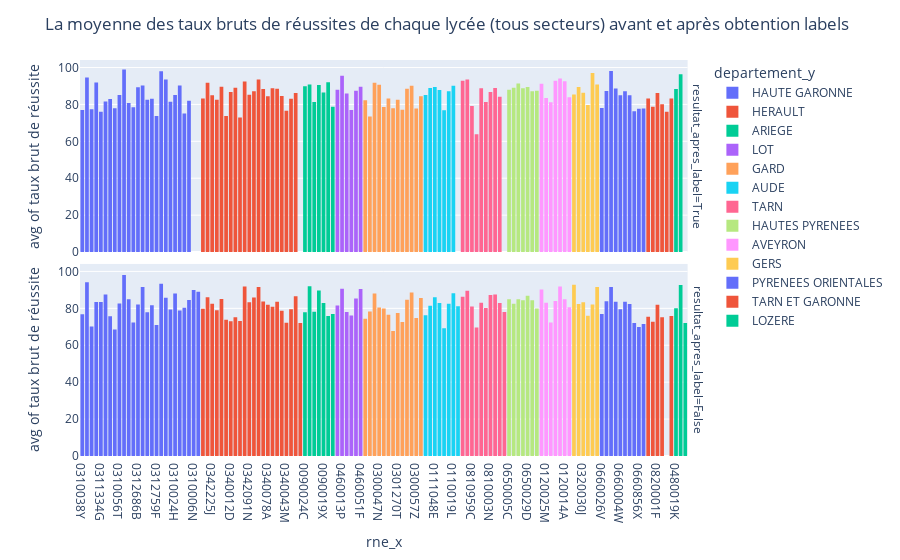

Notebook cell for this chart:
### Code cell
#plotting a histogram 
fig = px.histogram(df_result, x="rne_x", y="taux_brut_de_reussite_total_secteurs", nbins=10, histfunc="avg", color="departement_y", facet_row="resultat_apres_label",
                  labels={"taux_brut_de_reussite_total_secteurs" : "taux brut de réussite"})
fig.update_layout(title_text="La moyenne des taux bruts de réussites de chaque lycée (tous secteurs) avant et après obtention labels")
fig.show()

### Figure 1 — Plotly figure (JSON) as saved in the notebook; plotly's stock layout.template omitted (floating-point values rounded to 4 significant figures; data arrays with more than 128 entries replaced by an {"elided": "..."} marker saying what was removed)
{"data": [{"alignmentgroup": "True", "bingroup": "x", "histfunc": "avg", "hovertemplate": "departement_y=HAUTE GARONNE<br>resultat_apres_label=True<br>rne_x=%{x}<br>avg of taux brut de réussite=%{y}<extra></extra>", "legendgroup": "HAUTE GARONNE", "marker": {"color": "#636efa", "pattern": {"shape": ""}}, "name": "HAUTE GARONNE", "nbinsx": 10, "offsetgroup": "HAUTE GARONNE", "orientation": "v", "showlegend": true, "type": "histogram", "x": {"elided": "143 str values"}, "xaxis": "x2", "y": {"elided": "143 int values"}, "yaxis": "y2"}, {"alignmentgroup": "True", "bingroup": "x", "histfunc": "avg", "hovertemplate": "departement_y=HAUTE GARONNE<br>resultat_apres_label=False<br>rne_x=%{x}<br>avg of taux brut de réussite=%{y}<extra></extra>", "legendgroup": "HAUTE GARONNE", "marker": {"color": "#636efa", "pattern": {"shape": ""}}, "name": "HAUTE GARONNE", "nbinsx": 10, "offsetgroup": "HAUTE GARONNE", "orientation": "v", "showlegend": false, "type": "histogram", "x": {"elided": "356 str values"}, "xaxis": "x", "y": {"elided": "356 int values"}, "yaxis": "y"}, {"alignmentgroup": "True", "bingroup": "x", "histfunc": "avg", "hovertemplate": "departement_y=HERAULT<br>resultat_apres_label=True<br>rne_x=%{x}<br>avg of taux brut de réussite=%{y}<extra></extra>", "legendgroup": "HERAULT", "marker": {"color": "#EF553B", "pattern": {"shape": ""}}, "name": "HERAULT", "nbinsx": 10, "offsetgroup": "HERAULT", "orientation": "v", "showlegend": true, "type": "histogram", "x": {"elided": "236 str values"}, "xaxis": "x2", "y": {"elided": "236 int values"}, "yaxis": "y2"}, {"alignmentgroup": "True", "bingroup": "x", "histfunc": "avg", "hovertemplate": "departement_y=HERAULT<br>resultat_apres_label=False<br>rne_x=%{x}<br>avg of taux brut de réussite=%{y}<extra></extra>", "legendgroup": "HERAULT", "marker": {"color": "#EF553B", "pattern": {"shape": ""}}, "name": "HERAULT", "nbinsx": 10, "offsetgroup": "HERAULT", "orientation": "v", "showlegend": false, "type": "histogram", "x": {"elided": "498 str values"}, "xaxis": "x", "y": {"elided": "498 int values"}, "yaxis": "y"}, {"alignmentgroup": "True", "bingroup": "x", "histfunc": "avg", "hovertemplate": "departement_y=ARIEGE<br>resultat_apres_label=True<br>rne_x=%{x}<br>avg of taux brut de réussite=%{y}<extra></extra>", "legendgroup": "ARIEGE", "marker": {"color": "#00cc96", "pattern": {"shape": ""}}, "name": "ARIEGE", "nbinsx": 10, "offsetgroup": "ARIEGE", "orientation": "v", "showlegend": true, "type": "histogram", "x": ["0090024C", "0090024C", "0090024C", "0090024C", "0090013R", "0090013R", "0090024C", "0090024C", "0090024C", "0090024C", "0090013R", "0090013R", "0090013R", "0090013R", "0090013R", "0090013R", "0090013R", "0090006H", "0090006H", "0090006H", "0090006H", "0090006H", "0090006H", "0090006H", "0090006H", "0090013R", "0090020Y", "0090020Y", "0090020Y", "0090019X", "0090019X", "0090019X", "0090019X", "0090020Y", "0090019X", "0090015T", "0090019X", "0090003E", "0090003E", "0090003E", "0090003E", "0090003E", "0090003E", "0090003E", "0090003E", "0090003E", "0090003E", "0090003E", "0090003E", "0090003E", "0090019X", "0090019X", "0090019X", "0090019X", "0090019X", "0090019X", "0090019X"], "xaxis": "x2", "y": [80, 79, 96, 96, 92, 89, 96, 96, 80, 96, 89, 92, 92, 92, 89, 92, 89, 80, 90, 68, 82, 90, 68, 90, 82, 92, 95, 87, 85, 87, 86, 88, 87, 95, 81, 92, 86, 91, 91, 76, 75, 69, 76, 91, 69, 69, 75, 76, 91, 75, 87, 88, 86, 88, 87, 86, 86], "yaxis": "y2"}, {"alignmentgroup": "True", "bingroup": "x", "histfunc": "avg", "hovertemplate": "departement_y=ARIEGE<br>resultat_apres_label=False<br>rne_x=%{x}<br>avg of taux brut de réussite=%{y}<extra></extra>", "legendgroup": "ARIEGE", "marker": {"color": "#00cc96", "pattern": {"shape": ""}}, "name": "ARIEGE", "nbinsx": 10, "offsetgroup": "ARIEGE", "orientation": "v", "showlegend": false, "type": "histogram", "x": ["0090024C", "0090024C", "0090024C", "0090024C", "0090024C", "0090024C", "0090024C", "0090024C", "0090024C", "0090024C", "0090024C", "0090024C", "0090024C", "0090024C", "0090024C", "0090024C", "0090024C", "0090024C", "0090024C", "0090024C", "0090024C", "0090013R", "0090013R", "0090024C", "0090006H", "0090006H", "0090006H", "0090006H", "0090006H", "0090006H", "0090006H", "0090006H", "0090006H", "0090006H", "0090006H", "0090006H", "0090006H", "0090006H", "0090006H", "0090006H", "0090006H", "0090006H", "0090006H", "0090006H", "0090006H", "0090006H", "0090020Y", "0090020Y", "0090020Y", "0090020Y", "0090020Y", "0090020Y", "0090019X", "0090019X", "0090019X", "0090019X", "0090019X", "0090019X", "0090019X", "0090020Y", "0090020Y", "0090020Y", "0090020Y", "0090020Y", "0090020Y", "0090020Y", "0090015T", "0090020Y", "0090015T", "0090015T", "0090015T", "0090015T", "0090019X", "0090019X", "0090019X", "0090019X", "0090020Y", "0090019X", "0090020Y", "0090015T", "0090019X", "0090019X", "0090003E", "0090003E", "0090003E", "0090003E", "0090003E", "0090003E", "0090003E", "0090003E", "0090003E", "0090003E", "0090003E", "0090003E", "0090003E", "0090003E", "0090003E", "0090003E", "0090003E", "0090003E", "0090003E", "0090003E", "0090003E", "0090003E", "0090003E", "0090003E", "0090003E", "0090003E", "0090003E", "0090019X", "0090019X", "0090019X", "0090019X", "0090019X", "0090019X", "0090019X", "0090019X", "0090019X", "0090019X", "0090019X", "0090019X", "0090019X"], "xaxis": "x", "y": [78, 86, 83, 72, 76, 65, 83, 76, 79, 78, 86, 65, 72, 83, 65, 72, 76, 86, 78, 79, 96, 92, 92, 80, 79, 75, 87, 69, 75, 79, 83, 77, 82, 68, 87, 69, 83, 69, 75, 79, 83, 77, 80, 80, 87, 77, 100, 94, 85, 88, 91, 91, 90, 75, 84, 81, 86, 86, 88, 82, 85, 82, 100, 94, 85, 88, 86, 91, 52, 79, 64, 89, 90, 78, 75, 84, 91, 85, 87, 85, 78, 85, 75, 84, 83, 80, 73, 75, 69, 69, 76, 75, 69, 69, 75, 84, 83, 80, 73, 75, 84, 83, 80, 73, 69, 84, 83, 80, 73, 84, 90, 86, 81, 85, 75, 78, 81, 85, 90, 84, 75, 78], "yaxis": "y"}, {"alignmentgroup": "True", "bingroup": "x", "histfunc": "avg", "hovertemplate": "departement_y=LOT<br>resultat_apres_label=True<br>rne_x=%{x}<br>avg of taux brut de réussite=%{y}<extra></extra>", "legendgroup": "LOT", "marker": {"color": "#ab63fa", "pattern": {"shape": ""}}, "name": "LOT", "nbinsx": 10, "offsetgroup": "LOT", "orientation": "v", "showlegend": true, "type": "histogram", "x": ["0460032K", "0460013P", "0460013P", "0460013P", "0460032K", "0460032K", "0460013P", "0460013P", "0460013P", "0460032K", "0460032K", "0460032K", "0460032K", "0460032K", "0460013P", "0460013P", "0460493L", "0460493L", "0460493L", "0460493L", "0460493L", "0460028F", "0460028F", "0460028F", "0460028F", "0460028F", "0460493L", "0460493L", "0460493L", "0460493L", "0460493L", "0460493L", "0460493L", "0460493L", "0460028F", "0460028F", "0460529A", "0460529A", "0460529A", "0460529A", "0460028F", "0460529A", "0460028F", "0460529A", "0460529A", "0460529A", "0460529A", "0460529A", "0460529A", "0460529A", "0460529A", "0460051F", "0460051F", "0460051F", "0460051F", "0460028F", "0460028F", "0460028F", "0460028F"], "xaxis": "x2", "y": [92, 90, 100, 97, 75, 92, 97, 97, 100, 89, 87, 89, 87, 92, 93, 90, 65, 82, 89, 96, 90, 83, 79, 62, 86, 79, 96, 65, 82, 96, 89, 96, 89, 82, 79, 86, 88, 91, 89, 89, 62, 89, 79, 74, 85, 88, 91, 89, 85, 88, 91, 81, 95, 91, 91, 86, 79, 79, 62], "yaxis": "y2"}, {"alignmentgroup": "True", "bingroup": "x", "histfunc": "avg", "hovertemplate": "departement_y=LOT<br>resultat_apres_label=False<br>rne_x=%{x}<br>avg of taux brut de réussite=%{y}<extra></extra>", "legendgroup": "LOT", "marker": {"color": "#ab63fa", "pattern": {"shape": ""}}, "name": "LOT", "nbinsx": 10, "offsetgroup": "LOT", "orientation": "v", "showlegend": false, "type": "histogram", "x": {"elided": "141 str values"}, "xaxis": "x", "y": {"elided": "141 int values"}, "yaxis": "y"}, {"alignmentgroup": "True", "bingroup": "x", "histfunc": "avg", "hovertemplate": "departement_y=GARD<br>resultat_apres_label=True<br>rne_x=%{x}<br>avg of taux brut de réussite=%{y}<extra></extra>", "legendgroup": "GARD", "marker": {"color": "#FFA15A", "pattern": {"shape": ""}}, "name": "GARD", "nbinsx": 10, "offsetgroup": "GARD", "orientation": "v", "showlegend": true, "type": "histogram", "x": {"elided": "159 str values"}, "xaxis": "x2", "y": {"elided": "159 int values"}, "yaxis": "y2"}, {"alignmentgroup": "True", "bingroup": "x", "histfunc": "avg", "hovertemplate": "departement_y=GARD<br>resultat_apres_label=False<br>rne_x=%{x}<br>avg of taux brut de réussite=%{y}<extra></extra>", "legendgroup": "GARD", "marker": {"color": "#FFA15A", "pattern": {"shape": ""}}, "name": "GARD", "nbinsx": 10, "offsetgroup": "GARD", "orientation": "v", "showlegend": false, "type": "histogram", "x": {"elided": "341 str values"}, "xaxis": "x", "y": {"elided": "341 int values"}, "yaxis": "y"}, {"alignmentgroup": "True", "bingroup": "x", "histfunc": "avg", "hovertemplate": "departement_y=AUDE<br>resultat_apres_label=True<br>rne_x=%{x}<br>avg of taux brut de réussite=%{y}<extra></extra>", "legendgroup": "AUDE", "marker": {"color": "#19d3f3", "pattern": {"shape": ""}}, "name": "AUDE", "nbinsx": 10, "offsetgroup": "AUDE", "orientation": "v", "showlegend": true, "type": "histogram", "x": ["0110823K", "0110823K", "0110823K", "0110823K", "0110823K", "0110823K", "0110823K", "0110823K", "0110823K", "0110823K", "0110823K", "0110823K", "0110823K", "0110012D", "0110012D", "0110012D", "0110012D", "0111048E", "0111048E", "0111048E", "0111048E", "0111048E", "0111048E", "0111048E", "0110027V", "0110027V", "0110027V", "0110027V", "0110027V", "0110027V", "0110027V", "0110027V", "0110023R", "0110023R", "0110023R", "0110023R", "0110023R", "0110023R", "0110023R", "0110023R", "0110023R", "0110023R", "0110023R", "0110023R", "0110023R", "0110007Y", "0110007Y", "0110007Y", "0110007Y", "0110007Y", "0110007Y", "0110007Y", "0110007Y", "0110007Y", "0110007Y", "0110007Y", "0110007Y", "0110019L", "0110019L", "0110019L", "0110019L", "0110019L", "0110019L", "0110019L", "0110019L", "0110007Y", "0111048E", "0110012D", "0110012D", "0110012D", "0110012D"], "xaxis": "x2", "y": [88, 89, 88, 88, 82, 67, 87, 82, 88, 87, 82, 89, 89, 83, 83, 96, 90, 94, 93, 93, 82, 84, 82, 94, 89, 92, 82, 82, 94, 89, 92, 82, 64, 88, 81, 68, 71, 88, 88, 81, 68, 81, 71, 81, 68, 83, 84, 84, 94, 87, 84, 94, 87, 83, 84, 87, 94, 92, 92, 83, 92, 95, 92, 92, 83, 87, 93, 90, 83, 96, 90], "yaxis": "y2"}, {"alignmentgroup": "True", "bingroup": "x", "histfunc": "avg", "hovertemplate": "departement_y=AUDE<br>resultat_apres_label=False<br>rne_x=%{x}<br>avg of taux brut de réussite=%{y}<extra></extra>", "legendgroup": "AUDE", "marker": {"color": "#19d3f3", "pattern": {"shape": ""}}, "name": "AUDE", "nbinsx": 10, "offsetgroup": "AUDE", "orientation": "v", "showlegend": false, "type": "histogram", "x": {"elided": "139 str values"}, "xaxis": "x", "y": {"elided": "139 int values"}, "yaxis": "y"}, {"alignmentgroup": "True", "bingroup": "x", "histfunc": "avg", "hovertemplate": "departement_y=TARN<br>resultat_apres_label=True<br>rne_x=%{x}<br>avg of taux brut de réussite=%{y}<extra></extra>", "legendgroup": "TARN", "marker": {"color": "#FF6692", "pattern": {"shape": ""}}, "name": "TARN", "nbinsx": 10, "offsetgroup": "TARN", "orientation": "v", "showlegend": true, "type": "histogram", "x": ["0810018E", "0810018E", "0810018E", "0810018E", "0810018E", "0810018E", "0810018E", "0810018E", "0810018E", "0810018E", "0810018E", "0810018E", "0810018E", "0811144D", "0811144D", "0811144D", "0811144D", "0811144D", "0810959C", "0811144D", "0810959C", "0811144D", "0810959C", "0811144D", "0811144D", "0811144D", "0811144D", "0811144D", "0811144D", "0810959C", "0810016C", "0810016C", "0810016C", "0810995S", "0810995S", "0810995S", "0810995S", "0810995S", "0810995S", "0810016C", "0810995S", "0810995S", "0810016C", "0810016C", "0810016C", "0810016C", "0810004P", "0810004P", "0810004P", "0810004P", "0810004P", "0810003N", "0810003N", "0810003N", "0810003N", "0810003N", "0810003N", "0810003N", "0810003N", "0810003N", "0810003N", "0810003N", "0810003N", "0810003N", "0810012Y", "0810012Y", "0810012Y", "0810012Y", "0810012Y", "0810012Y", "0810012Y", "0810012Y", "0810012Y", "0810012Y", "0810012Y", "0810012Y", "0810012Y", "0811324Z", "0811324Z", "0811324Z", "0811324Z", "0811324Z", "0811324Z", "0811324Z", "0811324Z", "0810004P", "0810004P", "0810004P", "0810004P", "0810004P", "0810004P", "0810004P", "0810959C", "0810959C", "0810959C", "0810959C", "0810959C", "0810959C", "0810959C", "0810959C", "0810959C"], "xaxis": "x2", "y": [82, 91, 92, 98, 91, 93, 92, 98, 93, 93, 92, 98, 93, 97, 94, 91, 92, 91, 70, 97, 68, 91, 89, 91, 92, 94, 97, 92, 97, 87, 72, 52, 70, 94, 92, 76, 84, 92, 94, 52, 84, 94, 52, 70, 72, 71, 92, 81, 73, 81, 78, 84, 84, 86, 89, 88, 86, 84, 88, 89, 88, 86, 87, 88, 89, 86, 89, 90, 83, 86, 95, 89, 83, 86, 95, 89, 95, 85, 81, 87, 85, 81, 87, 80, 87, 92, 81, 92, 73, 78, 81, 73, 87, 70, 89, 68, 85, 70, 70, 89, 87], "yaxis": "y2"}, {"alignmentgroup": "True", "bingroup": "x", "histfunc": "avg", "hovertemplate": "departement_y=TARN<br>resultat_apres_label=False<br>rne_x=%{x}<br>avg of taux brut de réussite=%{y}<extra></extra>", "legendgroup": "TARN", "marker": {"color": "#FF6692", "pattern": {"shape": ""}}, "name": "TARN", "nbinsx": 10, "offsetgroup": "TARN", "orientation": "v", "showlegend": false, "type": "histogram", "x": {"elided": "179 str values"}, "xaxis": "x", "y": {"elided": "179 int values"}, "yaxis": "y"}, {"alignmentgroup": "True", "bingroup": "x", "histfunc": "avg", "hovertemplate": "departement_y=HAUTES PYRENEES<br>resultat_apres_label=True<br>rne_x=%{x}<br>avg of taux brut de réussite=%{y}<extra></extra>", "legendgroup": "HAUTES PYRENEES", "marker": {"color": "#B6E880", "pattern": {"shape": ""}}, "name": "HAUTES PYRENEES", "nbinsx": 10, "offsetgroup": "HAUTES PYRENEES", "orientation": "v", "showlegend": true, "type": "histogram", "x": ["0650005C", "0650005C", "0650005C", "0650005C", "0650005C", "0650005C", "0650005C", "0650035K", "0650035K", "0650035K", "0650035K", "0650035K", "0650035K", "0650035K", "0650035K", "0650005C", "0650035K", "0650035K", "0650005C", "0650035K", "0650035K", "0650035K", "0650005C", "0650005C", "0650005C", "0650874X", "0650874X", "0650874X", "0650874X", "0650041S", "0650874X", "0650874X", "0650874X", "0650874X", "0650029D", "0650029D", "0650029D", "0650029D", "0650029D", "0650029D", "0650029D", "0650041S", "0650041S", "0650041S", "0650041S", "0650041S", "0650041S", "0650041S", "0650029D", "0650014M", "0650014M", "0650014M", "0650014M", "0650014M", "0650014M", "0650014M", "0650014M", "0650014M", "0650014M", "0650014M", "0650014M", "0650014M", "0650028C", "0650028C", "0650028C", "0650028C", "0650028C", "0650028C", "0650028C", "0650028C", "0650005C"], "xaxis": "x2", "y": [91, 86, 94, 91, 86, 78, 94, 85, 94, 93, 83, 85, 94, 93, 82, 94, 85, 93, 84, 83, 94, 93, 86, 78, 91, 94, 97, 84, 84, 95, 97, 94, 97, 84, 83, 97, 83, 88, 82, 88, 97, 92, 82, 92, 95, 82, 77, 95, 97, 79, 83, 87, 82, 95, 95, 82, 95, 87, 82, 95, 87, 83, 86, 86, 91, 92, 75, 92, 91, 86, 91], "yaxis": "y2"}, {"alignmentgroup": "True", "bingroup": "x", "histfunc": "avg", "hovertemplate": "departement_y=HAUTES PYRENEES<br>resultat_apres_label=False<br>rne_x=%{x}<br>avg of taux brut de réussite=%{y}<extra></extra>", "legendgroup": "HAUTES PYRENEES", "marker": {"color": "#B6E880", "pattern": {"shape": ""}}, "name": "HAUTES PYRENEES", "nbinsx": 10, "offsetgroup": "HAUTES PYRENEES", "orientation": "v", "showlegend": false, "type": "histogram", "x": {"elided": "169 str values"}, "xaxis": "x", "y": {"elided": "169 int values"}, "yaxis": "y"}, {"alignmentgroup": "True", "bingroup": "x", "histfunc": "avg", "hovertemplate": "departement_y=AVEYRON<br>resultat_apres_label=True<br>rne_x=%{x}<br>avg of taux brut de réussite=%{y}<extra></extra>", "legendgroup": "AVEYRON", "marker": {"color": "#FF97FF", "pattern": {"shape": ""}}, "name": "AVEYRON", "nbinsx": 10, "offsetgroup": "AVEYRON", "orientation": "v", "showlegend": true, "type": "histogram", "x": ["0121157T", "0121157T", "0121157T", "0121157T", "0121157T", "0121157T", "0121157T", "0121157T", "0120025M", "0120025M", "0120025M", "0120025M", "0120037A", "0120037A", "0120037A", "0120037A", "0120037A", "0120037A", "0120037A", "0120025M", "0120025M", "0120037A", "0120025M", "0120025M", "0120096P", "0120038B", "0120038B", "0120038B", "0120038B", "0120096P", "0120096P", "0120096P", "0120014A", "0120014A", "0120014A", "0120014A", "0120006S", "0120006S", "0120006S", "0120006S", "0120006S", "0120006S", "0120006S", "0120006S", "0120006S", "0120006S", "0120006S", "0120006S", "0120006S"], "xaxis": "x2", "y": [89, 95, 89, 89, 89, 95, 89, 95, 78, 92, 79, 92, 68, 90, 68, 85, 73, 85, 90, 78, 79, 90, 78, 92, 92, 93, 95, 95, 93, 92, 92, 95, 95, 97, 89, 89, 88, 90, 76, 81, 88, 90, 76, 76, 81, 76, 90, 88, 90], "yaxis": "y2"}, {"alignmentgroup": "True", "bingroup": "x", "histfunc": "avg", "hovertemplate": "departement_y=AVEYRON<br>resultat_apres_label=False<br>rne_x=%{x}<br>avg of taux brut de réussite=%{y}<extra></extra>", "legendgroup": "AVEYRON", "marker": {"color": "#FF97FF", "pattern": {"shape": ""}}, "name": "AVEYRON", "nbinsx": 10, "offsetgroup": "AVEYRON", "orientation": "v", "showlegend": false, "type": "histogram", "x": ["0121157T", "0121157T", "0121157T", "0121157T", "0121157T", "0121157T", "0121157T", "0121157T", "0121157T", "0121157T", "0121157T", "0121157T", "0121157T", "0121157T", "0121157T", "0121157T", "0121157T", "0121157T", "0121157T", "0121157T", "0121157T", "0121157T", "0120025M", "0120025M", "0120025M", "0120025M", "0120025M", "0120025M", "0120037A", "0120037A", "0120037A", "0120037A", "0120037A", "0120037A", "0120037A", "0120037A", "0120037A", "0120037A", "0120037A", "0120037A", "0120037A", "0120025M", "0120037A", "0120037A", "0120037A", "0120025M", "0120025M", "0120025M", "0120025M", "0120025M", "0120025M", "0120025M", "0120037A", "0120037A", "0120037A", "0120037A", "0120037A", "0120025M", "0120037A", "0120025M", "0120025M", "0120025M", "0120025M", "0120025M", "0120025M", "0120025M", "0120096P", "0120096P", "0120096P", "0120096P", "0120096P", "0120096P", "0120096P", "0120038B", "0120038B", "0120038B", "0120038B", "0120038B", "0120038B", "0120038B", "0120038B", "0120038B", "0120038B", "0120038B", "0120038B", "0120038B", "0120038B", "0120038B", "0120038B", "0120096P", "0120096P", "0120014A", "0120014A", "0120096P", "0120014A", "0120014A", "0120014A", "0120014A", "0120014A", "0120014A", "0120014A", "0120014A", "0120014A", "0120014A", "0120014A", "0120014A", "0120014A", "0120014A", "0120096P", "0120006S", "0120006S", "0120006S", "0120006S", "0120006S", "0120096P", "0120006S", "0120096P", "0120096P", "0120096P", "0120096P", "0120006S", "0120006S", "0120006S", "0120006S", "0120006S"], "xaxis": "x", "y": [94, 95, 83, 90, 94, 90, 97, 83, 95, 89, 95, 83, 90, 94, 90, 97, 83, 83, 97, 83, 90, 90, 100, 86, 67, 86, 71, 81, 69, 65, 88, 77, 70, 69, 65, 88, 70, 77, 62, 73, 62, 92, 69, 65, 88, 92, 67, 100, 86, 86, 71, 81, 77, 68, 70, 62, 73, 92, 85, 86, 67, 86, 71, 81, 100, 79, 95, 92, 76, 87, 81, 96, 75, 95, 95, 93, 86, 91, 93, 86, 97, 94, 93, 86, 91, 93, 94, 97, 86, 80, 83, 79, 95, 76, 93, 82, 80, 85, 79, 83, 81, 93, 82, 80, 85, 83, 97, 81, 81, 76, 83, 76, 83, 83, 87, 81, 96, 80, 75, 83, 88, 81, 76, 76, 83], "yaxis": "y"}, {"alignmentgroup": "True", "bingroup": "x", "histfunc": "avg", "hovertemplate": "departement_y=GERS<br>resultat_apres_label=True<br>rne_x=%{x}<br>avg of taux brut de réussite=%{y}<extra></extra>", "legendgroup": "GERS", "marker": {"color": "#FECB52", "pattern": {"shape": ""}}, "name": "GERS", "nbinsx": 10, "offsetgroup": "GERS", "orientation": "v", "showlegend": true, "type": "histogram", "x": ["0320023B", "0320023B", "0320023B", "0320023B", "0320023B", "0320023B", "0320023B", "0320023B", "0320023B", "0320023B", "0320023B", "0320023B", "0320023B", "0320025D", "0320025D", "0320030J", "0320030J", "0320030J", "0320030J", "0320030J", "0320030J", "0320030J", "0320030J", "0320025D", "0320025D", "0320067Z", "0320067Z", "0320067Z", "0320067Z", "0320067Z", "0320067Z", "0320067Z", "0320067Z", "0320015T", "0320067Z", "0320015T", "0320015T", "0320015T", "0320015T", "0320015T", "0320015T", "0320015T", "0320025D", "0320067Z", "0320067Z", "0320067Z", "0320067Z", "0320040V", "0320040V", "0320040V", "0320040V", "0320040V", "0320040V", "0320040V", "0320040V"], "xaxis": "x2", "y": [67, 85, 67, 93, 86, 100, 100, 86, 93, 67, 93, 86, 86, 83, 96, 83, 95, 83, 83, 95, 83, 85, 83, 86, 91, 82, 72, 79, 71, 88, 71, 79, 82, 92, 88, 100, 100, 100, 100, 92, 100, 92, 91, 88, 71, 82, 82, 91, 93, 89, 89, 91, 93, 89, 91], "yaxis": "y2"}, {"alignmentgroup": "True", "bingroup": "x", "histfunc": "avg", "hovertemplate": "departement_y=GERS<br>resultat_apres_label=False<br>rne_x=%{x}<br>avg of taux brut de réussite=%{y}<extra></extra>", "legendgroup": "GERS", "marker": {"color": "#FECB52", "pattern": {"shape": ""}}, "name": "GERS", "nbinsx": 10, "offsetgroup": "GERS", "orientation": "v", "showlegend": false, "type": "histogram", "x": ["0320025D", "0320025D", "0320025D", "0320025D", "0320025D", "0320023B", "0320025D", "0320023B", "0320023B", "0320023B", "0320023B", "0320023B", "0320023B", "0320023B", "0320023B", "0320023B", "0320023B", "0320023B", "0320023B", "0320023B", "0320023B", "0320023B", "0320023B", "0320023B", "0320023B", "0320030J", "0320030J", "0320030J", "0320030J", "0320030J", "0320030J", "0320030J", "0320030J", "0320030J", "0320030J", "0320030J", "0320030J", "0320030J", "0320030J", "0320030J", "0320030J", "0320030J", "0320030J", "0320030J", "0320030J", "0320030J", "0320030J", "0320067Z", "0320067Z", "0320067Z", "0320067Z", "0320067Z", "0320067Z", "0320067Z", "0320067Z", "0320015T", "0320015T", "0320015T", "0320015T", "0320015T", "0320015T", "0320015T", "0320015T", "0320015T", "0320067Z", "0320015T", "0320015T", "0320015T", "0320015T", "0320015T", "0320015T", "0320015T", "0320015T", "0320015T", "0320015T", "0320015T", "0320015T", "0320015T", "0320025D", "0320025D", "0320025D", "0320025D", "0320025D", "0320025D", "0320025D", "0320025D", "0320025D", "0320067Z", "0320067Z", "0320067Z", "0320067Z", "0320067Z", "0320067Z", "0320040V", "0320067Z", "0320067Z", "0320067Z", "0320067Z", "0320067Z", "0320067Z", "0320040V", "0320040V", "0320040V", "0320040V", "0320040V", "0320040V", "0320040V", "0320040V", "0320040V", "0320040V", "0320040V", "0320040V", "0320040V", "0320040V", "0320040V", "0320067Z", "0320067Z", "0320040V", "0320040V", "0320040V", "0320040V", "0320040V", "0320040V"], "xaxis": "x", "y": [78, 77, 76, 86, 85, 93, 83, 100, 100, 100, 100, 87, 87, 100, 87, 85, 100, 85, 100, 100, 87, 100, 85, 100, 67, 62, 78, 77, 95, 88, 95, 85, 83, 85, 95, 95, 62, 95, 78, 77, 88, 77, 88, 78, 95, 62, 95, 79, 76, 77, 72, 76, 79, 77, 72, 100, 100, 89, 82, 92, 64, 80, 100, 62, 72, 82, 89, 89, 64, 80, 62, 82, 80, 92, 92, 64, 100, 62, 78, 86, 77, 96, 86, 83, 85, 76, 83, 79, 77, 72, 76, 72, 79, 91, 79, 72, 88, 71, 79, 76, 91, 88, 89, 95, 93, 88, 95, 91, 91, 93, 88, 93, 93, 95, 91, 72, 77, 91, 93, 93, 89, 93, 89], "yaxis": "y"}, {"alignmentgroup": "True", "bingroup": "x", "histfunc": "avg", "hovertemplate": "departement_y=PYRENEES ORIENTALES<br>resultat_apres_label=True<br>rne_x=%{x}<br>avg of taux brut de réussite=%{y}<extra></extra>", "legendgroup": "PYRENEES ORIENTALES", "marker": {"color": "#636efa", "pattern": {"shape": ""}}, "name": "PYRENEES ORIENTALES", "nbinsx": 10, "offsetgroup": "PYRENEES ORIENTALES", "orientation": "v", "showlegend": true, "type": "histogram", "x": ["0660026V", "0660026V", "0660026V", "0660026V", "0660026V", "0660026V", "0660026V", "0660026V", "0660026V", "0660026V", "0660026V", "0660520G", "0660520G", "0660520G", "0660520G", "0660520G", "0660520G", "0660026V", "0660520G", "0660057D", "0660057D", "0660057D", "0660057D", "0660011D", "0660057D", "0660011D", "0660011D", "0660011D", "0660011D", "0660520G", "0660004W", "0660004W", "0660004W", "0660004W", "0660004W", "0660004W", "0660004W", "0660004W", "0660004W", "0660004W", "0660004W", "0660004W", "0660924W", "0660924W", "0660924W", "0660924W", "0660924W", "0660924W", "0660924W", "0660924W", "0660924W", "0660924W", "0660924W", "0660924W", "0660520G", "0660520G", "0660520G", "0660520G", "0660520G", "0660004W", "0660021P", "0660021P", "0660021P", "0660021P", "0660021P", "0660021P", "0660021P", "0660021P", "0660021P", "0660021P", "0660021P", "0660021P", "0660809W", "0660809W", "0660809W", "0660809W", "0660809W", "0660026V", "0660011D", "0660011D", "0660057D", "0660057D", "0660057D", "0660011D", "0660856X", "0660856X", "0660856X", "0660856X", "0660856X", "0660856X", "0660856X", "0660856X", "0660856X", "0660924W", "0660856X", "0660856X", "0660856X", "0660856X", "0660809W", "0660809W", "0660809W", "0660014G", "0660014G", "0660014G", "0660809W", "0660014G", "0660021P", "0660809W", "0660809W", "0660809W", "0660809W", "0660014G", "0660014G", "0660014G", "0660014G", "0660014G", "0660014G", "0660014G", "0660014G", "0660014G"], "xaxis": "x2", "y": [75, 71, 83, 75, 83, 81, 71, 75, 83, 81, 75, 80, 100, 83, 83, 80, 100, 81, 83, 85, 100, 100, 100, 85, 100, 99, 88, 80, 85, 83, 84, 91, 84, 84, 91, 84, 69, 87, 84, 84, 91, 87, 85, 98, 95, 82, 80, 85, 80, 98, 80, 85, 82, 98, 96, 83, 80, 100, 83, 84, 81, 81, 72, 79, 79, 96, 86, 96, 86, 81, 86, 96, 86, 81, 64, 65, 74, 81, 88, 99, 100, 100, 100, 85, 80, 78, 67, 81, 81, 80, 78, 81, 80, 85, 81, 67, 78, 78, 86, 86, 81, 73, 81, 86, 64, 81, 86, 74, 64, 81, 86, 73, 86, 81, 70, 71, 70, 73, 86, 81], "yaxis": "y2"}, {"alignmentgroup": "True", "bingroup": "x", "histfunc": "avg", "hovertemplate": "departement_y=PYRENEES ORIENTALES<br>resultat_apres_label=False<br>rne_x=%{x}<br>avg of taux brut de réussite=%{y}<extra></extra>", "legendgroup": "PYRENEES ORIENTALES", "marker": {"color": "#636efa", "pattern": {"shape": ""}}, "name": "PYRENEES ORIENTALES", "nbinsx": 10, "offsetgroup": "PYRENEES ORIENTALES", "orientation": "v", "showlegend": false, "type": "histogram", "x": {"elided": "234 str values"}, "xaxis": "x", "y": {"elided": "234 int values"}, "yaxis": "y"}, {"alignmentgroup": "True", "bingroup": "x", "histfunc": "avg", "hovertemplate": "departement_y=TARN ET GARONNE<br>resultat_apres_label=True<br>rne_x=%{x}<br>avg of taux brut de réussite=%{y}<extra></extra>", "legendgroup": "TARN ET GARONNE", "marker": {"color": "#EF553B", "pattern": {"shape": ""}}, "name": "TARN ET GARONNE", "nbinsx": 10, "offsetgroup": "TARN ET GARONNE", "orientation": "v", "showlegend": true, "type": "histogram", "x": ["0820899G", "0820899G", "0820899G", "0820899G", "0820899G", "0820899G", "0820899G", "0820899G", "0820883P", "0820883P", "0820883P", "0820883P", "0820001F", "0820001F", "0820001F", "0820001F", "0820001F", "0820001F", "0820001F", "0820001F", "0820032P", "0820032P", "0820032P", "0820032P", "0820032P", "0820032P", "0820032P", "0820032P", "0820917B", "0820917B", "0820004J", "0820004J", "0820004J", "0820004J", "0820004J", "0820004J", "0820004J", "0820004J", "0820004J", "0820004J", "0820004J", "0820004J", "0820899G", "0820899G", "0820899G", "0820899G", "0820899G", "0820883P", "0820883P", "0820883P", "0820883P", "0820004J"], "xaxis": "x2", "y": [80, 84, 89, 89, 80, 84, 89, 82, 65, 86, 81, 75, 91, 82, 76, 88, 91, 91, 88, 82, 82, 82, 83, 78, 73, 78, 83, 82, 76, 76, 92, 71, 76, 90, 72, 72, 90, 76, 92, 90, 92, 76, 89, 84, 80, 82, 70, 81, 86, 81, 75, 92], "yaxis": "y2"}, {"alignmentgroup": "True", "bingroup": "x", "histfunc": "avg", "hovertemplate": "departement_y=TARN ET GARONNE<br>resultat_apres_label=False<br>rne_x=%{x}<br>avg of taux brut de réussite=%{y}<extra></extra>", "legendgroup": "TARN ET GARONNE", "marker": {"color": "#EF553B", "pattern": {"shape": ""}}, "name": "TARN ET GARONNE", "nbinsx": 10, "offsetgroup": "TARN ET GARONNE", "orientation": "v", "showlegend": false, "type": "histogram", "x": ["0820899G", "0820899G", "0820899G", "0820899G", "0820899G", "0820899G", "0820899G", "0820899G", "0820899G", "0820899G", "0820899G", "0820899G", "0820899G", "0820899G", "0820899G", "0820899G", "0820899G", "0820899G", "0820899G", "0820899G", "0820899G", "0820899G", "0820001F", "0820001F", "0820001F", "0820001F", "0820001F", "0820001F", "0820001F", "0820001F", "0820001F", "0820001F", "0820001F", "0820001F", "0820001F", "0820001F", "0820001F", "0820001F", "0820001F", "0820001F", "0820001F", "0820001F", "0820001F", "0820001F", "0820032P", "0820032P", "0820032P", "0820032P", "0820032P", "0820032P", "0820032P", "0820032P", "0820032P", "0820032P", "0820032P", "0820032P", "0820032P", "0820032P", "0820032P", "0820032P", "0820032P", "0820032P", "0820032P", "0820032P", "0820032P", "0820032P", "0820004J", "0820004J", "0820004J", "0820004J", "0820004J", "0820004J", "0820899G", "0820899G", "0820899G", "0820899G", "0820899G", "0820883P", "0820883P", "0820883P", "0820883P", "0820004J", "0820004J", "0820004J", "0820004J", "0820004J"], "xaxis": "x", "y": [70, 80, 83, 70, 71, 73, 73, 75, 83, 82, 82, 84, 75, 73, 73, 71, 70, 71, 73, 73, 83, 75, 87, 74, 88, 84, 87, 82, 84, 82, 88, 79, 82, 88, 74, 74, 88, 84, 87, 79, 76, 76, 79, 82, 81, 70, 77, 70, 72, 78, 71, 71, 78, 81, 83, 72, 78, 81, 70, 77, 72, 78, 73, 77, 73, 71, 71, 78, 78, 78, 71, 72, 83, 75, 73, 71, 73, 65, 65, 75, 86, 76, 72, 90, 78, 71], "yaxis": "y"}, {"alignmentgroup": "True", "bingroup": "x", "histfunc": "avg", "hovertemplate": "departement_y=LOZERE<br>resultat_apres_label=True<br>rne_x=%{x}<br>avg of taux brut de réussite=%{y}<extra></extra>", "legendgroup": "LOZERE", "marker": {"color": "#00cc96", "pattern": {"shape": ""}}, "name": "LOZERE", "nbinsx": 10, "offsetgroup": "LOZERE", "orientation": "v", "showlegend": true, "type": "histogram", "x": ["0480019K", "0480019K", "0480019K", "0480019K", "0480019K", "0480019K", "0480019K", "0480019K", "0480688M", "0480688M", "0480688M", "0480688M", "0480688M", "0480688M", "0480688M", "0480688M", "0480688M", "0480688M", "0480688M", "0480688M", "0480688M"], "xaxis": "x2", "y": [90, 87, 84, 91, 91, 90, 87, 87, 92, 100, 100, 100, 90, 100, 90, 100, 90, 100, 100, 100, 90], "yaxis": "y2"}, {"alignmentgroup": "True", "bingroup": "x", "histfunc": "avg", "hovertemplate": "departement_y=LOZERE<br>resultat_apres_label=False<br>rne_x=%{x}<br>avg of taux brut de réussite=%{y}<extra></extra>", "legendgroup": "LOZERE", "marker": {"color": "#00cc96", "pattern": {"shape": ""}}, "name": "LOZERE", "nbinsx": 10, "offsetgroup": "LOZERE", "orientation": "v", "showlegend": false, "type": "histogram", "x": ["0480019K", "0480019K", "0480019K", "0480019K", "0480019K", "0480019K", "0480019K", "0480019K", "0480019K", "0480019K", "0480019K", "0480019K", "0480019K", "0480019K", "0480019K", "0480019K", "0480019K", "0480019K", "0480019K", "0480009Z", "0480009Z", "0480009Z", "0480009Z", "0480688M", "0480688M", "0480688M", "0480688M", "0480688M", "0480688M", "0480688M", "0480688M", "0480688M", "0480688M", "0480688M", "0480688M", "0480688M", "0480688M", "0480688M", "0480688M", "0480688M", "0480688M", "0480688M", "0480688M", "0480688M", "0480688M", "0480688M", "0480688M", "0480688M", "0480688M", "0480688M"], "xaxis": "x", "y": [75, 89, 87, 80, 60, 84, 89, 60, 84, 60, 90, 80, 89, 75, 87, 91, 75, 80, 87, 72, 72, 72, 72, 86, 96, 94, 96, 88, 94, 88, 92, 86, 96, 88, 94, 92, 86, 92, 100, 92, 92, 100, 92, 96, 100, 94, 100, 86, 92, 88], "yaxis": "y"}], "layout": {"annotations": [{"font": {}, "showarrow": false, "text": "resultat_apres_label=False", "textangle": 90, "x": 0.98, "xanchor": "left", "xref": "paper", "y": 0.2425, "yanchor": "middle", "yref": "paper"}, {"font": {}, "showarrow": false, "text": "resultat_apres_label=True", "textangle": 90, "x": 0.98, "xanchor": "left", "xref": "paper", "y": 0.7575, "yanchor": "middle", "yref": "paper"}], "barmode": "relative", "legend": {"title": {"text": "departement_y"}, "tracegroupgap": 0}, "margin": {"t": 60}, "title": {"text": "La moyenne des taux bruts de réussites de chaque lycée (tous secteurs) avant et après obtention labels"}, "xaxis": {"anchor": "y", "domain": [0, 0.98], "title": {"text": "rne_x"}}, "xaxis2": {"anchor": "y2", "domain": [0, 0.98], "matches": "x", "showticklabels": false}, "yaxis": {"anchor": "x", "domain": [0, 0.485], "title": {"text": "avg of taux brut de réussite"}}, "yaxis2": {"anchor": "x2", "domain": [0.515, 1], "matches": "y", "title": {"text": "avg of taux brut de réussite"}}}}
